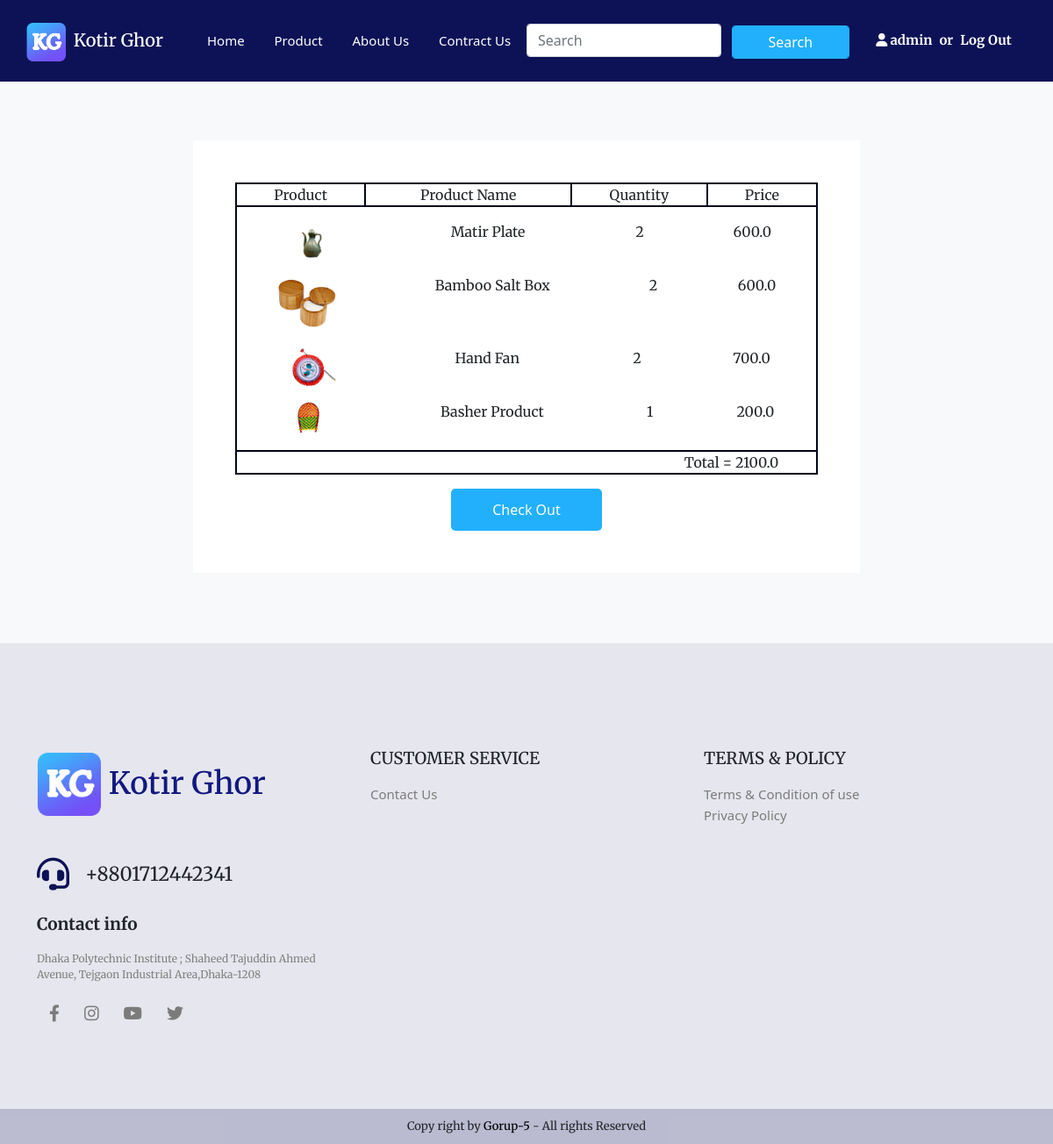
The app's page /payment (signed in) with its own data.
### kotirghorapp/models.py (models this page shows, shortened)
class OrderItem(models.Model):
    item = models.ForeignKey(Item, on_delete=models.CASCADE)
    user = models.ForeignKey(User, on_delete=models.CASCADE)
    quantity = models.IntegerField(default=1)
    ordered = models.BooleanField(default=False)
    def get_total_price(self) -> int:
        return self.quantity*self.item.price

class Item(models.Model):
    title = models.CharField(max_length=50)
    image_path = models.CharField(max_length=70)
    category = models.CharField(choices=CATEGORY_CHOICES, max_length=2)
    discription = models.CharField(max_length=150)
    price = models.FloatField()

### kotirghorapp/views.py (the view, shortened to what this page needs)
# urls.py: path("payment", views.payment, name="payment"),
@login_required(login_url="./login")
def payment(request):
    user_l = Order.objects.filter(user=request.user)
    if user_l.exists():
        u = user_l[0]
        cartlist = list(u.items.filter(ordered=False))
        total_price = 0
        for item in cartlist:
            total_price += item.get_total_price()
        return render(request,"payment.html", context={"usercartlist":cartlist,"totalprice":total_price})
    else:
        return render(request, "payment.html")

### templates/payment.html (shortened to what this page needs)
{% load static %}
<!DOCTYPE html>
<html lang="en">
<head>
    <link rel="stylesheet" href="{% static 'bootstrap.min.css' %}">
    <link rel="stylesheet" href="https://cdnjs.cloudflare.com/ajax/libs/font-awesome/6.0.0-beta2/css/all.min.css">
    <link href="https://cdn.jsdelivr.net/npm/bootstrap@5.1.3/dist/css/bootstrap.min.css" rel="stylesheet"
>
    <link rel="stylesheet" href="{% static 'stylee.css' %}">
</head>
<body>
    <header class="header header-spatial">
        <div class="header-home ">
            <div class="container">
                <div class="row">
                    <div class="col-md-6">
                        <div class="row header-left">
                            <div class="col-md-4 p-0 ">
                                <div class="logo d-flex">
                                    <a href="./">
                                        <img src="{% static 'img/logo.png' %}" alt="">
                                        <h6>Kotir Ghor</h6>
                                    </a>
                                </div>
                            </div>
                            <div class="col-md-8 p-0">
                                <div class="manu">
                                    <a href=".">Home</a>
                                    <a href="./product">Product</a>
                                    <a href="./about">About Us</a>
                                    <a href="./contact">Contract Us</a>
                                </div>
                            </div>
                        </div>
                    </div>
                    <div class="col-md-4 d-flex justify-content-end">
                        <div class="navbar p-0 navbar-light">
                            <form action="#">
                                <div class="row p-0">
                                    <div class="col-md-7 p-0">
                                        <input class="form-control me-2" type="search" placeholder="Search"
                                            aria-label="Search">
                                    </div>
                                    <div class="col-md-5">
                                        <button class="search-button bg form-control" type="submit">Search</button>
                                    </div>
                                </div>
                            </form>
                        </div>
                    </div>
                    <div class="col-md-2">
                        <div class="sing-in">
                            <ul class="sing-in">
                                {% if user.is_authenticated %}
                                <li><i class="fa-solid fa-user"></i></li>
                                <li>{{ user.username }}</li>
                                <li>or</li>
                                <li><a href="./logout">Log Out</a></li>
                                {% else %}
                                <li><i class="fa-solid fa-user"></i></li>
                                <li><a href="./register">Register</a></li>
                                <li>or</li>
                                <li><a href="./login">Login</a></li>
                                {% endif %}
                            </ul>
                        </div>
                    </div>
                </div>
            </div>
        </div>
        <div class="quantity-section bg-light">
            <div class="container">
                <div class="row">
                    <div class="col-lg-2"></div>
                    <div class="col-lg-8 bg-white p-5">
                        <div class="quantity-table">
                            <ul class="quantity-table-items-header">
                                <li>Product</li>
                                <li>Product Name</li>
                                <li>Quantity</li>
                                <li>Price</li>
                            </ul>
                            {% for citem in usercartlist %}
                            <ul class="quantity-table-items">
                                <li><img src="{{ citem.item.image_path }}" alt=""></li>
                                <li>{{ citem.item.title }}</li>
                                <li>{{ citem.quantity }}</li>
                                <li >{{ citem.get_total_price }}</li>
                            </ul>
                            {% endfor %}
                            <ul class="quantity-table-items-footar">
                                <li>Total = {{ totalprice }}</li>
                            </ul>
                        </div>
                        <div class="row ">
                            <button class="check-out submit w-25 m-auto mt-3 primary-btn" data-bs-toggle="modal" data-bs-target="#exampleModal">
                                Check Out
                            </button>
                        </div>
                    </div>
                    <div class="col-lg-2 "></div>
                </div>
            </div>
        </div>
    </header>
    <div class="footer">
        <div class="footer-top padding">
            <div class="container">
                <div class="row">
                    <div class="col-md-4">
                        <div class="footer-logo">
                            <a href="./" class="">
                                <img src="{% static 'img/logo.png' %}" alt="">
                                <h6>Kotir Ghor</h6>
                            </a>
                        </div>
                        <div class="phone d-flex">
                            <span class="left hover"><i class="fa-solid fa-headset"></i></span>
                            <p class="right">+8801712442341</p>
                        </div>
                        <div class="contract-info">
                            <h4>Contact info</h4>
                            <span>Dhaka Polytechnic Institute ; Shaheed Tajuddin Ahmed Avenue, Tejgaon Industrial
                                Area,Dhaka-1208</span>
                            <div class="contact-info-social d-flex">
                                <a href="#">
                                    <i class="fa-brands fa-facebook-f"></i>
                                </a>
                                <a href="#">
                                    <i class="fa-brands fa-instagram"></i>
                                </a>
                                <a href="#">
                                    <i class="fa-brands fa-youtube"></i>
                                </a>
                                <a href="#">
                                    <i class="fa-brands fa-twitter"></i>
                                </a>
                            </div>
                        </div>
                    </div>
                    <div class="col-md-4">
                        <h4>CUSTOMER SERVICE</h4>
                        <a href="./contact.html">Contact Us</a>
                    </div>
                    <div class="col-md-4">
                        <h4>TERMS & POLICY</h4>
                        <a href="./Terms & Condition.html">Terms & Condition of use</a>
                        <a href="./product.html">Privacy Policy</a>
                    </div>
                </div>
            </div>
        </div>
        <div class="footer-bottom">
            <div class="container">
                <div class="row">
                    <div class="col-md-2"></div>
                    <div class="col-md-8 text-center">
                        <p>Copy right by <a href="#">Gorup-5</a> - All rights Reserved</p>
                    </div>
                    <div class="col-md-2">
                    </div>
                </div>
            </div>
        </div>
    </div>
</body>
</html>

### static/stylee.css (style rules this page uses)
h1, h2, h3, h4, h5, h6, p, span, li { font-family: 'Merriweather', serif; margin: 0; padding: 0; }
ul { list-style: decimal; position: relative; left: 2%; }
body { scroll-behavior: smooth; }
img { width: 100%; }
.bg { background-color: rgb(240, 239, 239); }
.padding { padding: 15vh 0vh 12vh 0vh; }
a { text-decoration: none; }
.bg { background-color: #22b0fc; }
.hover { color: rgb(13, 18, 86); }
.primary-btn { color: white; text-align: center; background-color: #22b0fc; display: inline-block; padding: 12px 18px; border-radius: 5px; transition: ease-in-out .4s; border: none; }
.logo { display: flex; }
.header { overflow: hidden; z-index: 9; position: relative; padding: 0px 0px 70vh 0px; overflow: hidden; }
.header::before { content: ""; position: absolute; bottom: 0; left: 0; background-image: url(./img/ancient-g043cbb5cc1_1920.jpg); background-attachment: fixed; background-position: center center; width: 100%; height: 100%; z-index: -9; }
.header::after { content: ""; position: absolute; bottom: 0; left: 0; width: 100%; height: 100%; background-color: rgba(13, 18, 86, 0.4); z-index: -1; }
.header-home { position: fixed; z-index: 999; width: 100%; height: auto; background-color: #0d1256; padding: 22px 0px; }
.header-left .logo a { color: white; align-items: center; margin-top: 2%; }
.logo a img { height: 44px; width: auto; margin-top: 5px; margin-right: 5px; }
.header-left .logo a h6 { display: inline-block; font-size: 28px; position: relative; top: 9%; }
.header-left .manu { display: flex; padding-top: 3%; position: relative; left: 3px; }
.header-left .manu a { color: white; font-size: 15px; padding: 2px 13px; display: inline-block; transition: .4s; cursor: pointer; font-weight: 500; text-align: left; flex-grow: 1; }
.search-button { color: white; border: 1px solid #22b0fc; transition: .4s; border-radius: 4px; padding: 6px 26px; position: relative; top: 2px; }
.sing-in { display: flex; color: white; font-size: 15px; font-weight: 700; list-style: none; padding: 0; margin: 0; flex-wrap: nowrap; }
.sing-in li { padding: 13px 3px; }
.sing-in li:nth-child(2) { flex-grow: 2; padding-left: 0; }
.sing-in li:nth-child(3) { padding: 13px 5px; }
.sing-in li:nth-child(4) { padding-right: 0; }
.sing-in li a { color: white; text-decoration: none; margin: 12px 0px; transition: .4s; color: white; flex-grow: 2; }
.footer { background-color: rgba(13, 18, 86, 0.1); }
.footer-logo { margin-bottom: 5vh; }
.footer-logo a img { height: 9vh; width: auto; margin-top: 5px; margin-right: 5px; }
.footer-logo a h6 { font-size: 35px; display: inline-block; position: relative; top: 10px; color: rgb(18, 25, 127); }
.footer-top .phone span { font-size: 37px; margin-right: 18px; }
.footer-top .phone p { font-size: 22px; position: relative; top: 10px; font-weight: 400; }
.contract-info h4 { font-size: 17px; margin-top: 17px; margin-bottom: 4px; font-weight: 700; }
.contract-info span { font-size: 12px; display: inline-block; color: gray; margin-bottom: 25px; }
.contract-info a i { font-size: 19px; display: inline-block; margin: 0px 14px; transition: ease-in-out .4s; }
.footer-top h4 { font-size: 19px; margin-bottom: 19px; }
.footer-top a { color: rgb(124, 123, 123); display: block; font-size: 15px; margin-bottom: 1px; }
.footer-bottom { background-color: rgb(13, 18, 86, .2); text-align: center; }
.footer-bottom p { font-size: 13px; padding: 10px 0px; }
.footer-bottom a { color: black; font-weight: 500; }
.quantity-section { padding: 20vh 0vh 10vh 0vh; }
.quantity-table { border: 2px solid rgb(2 4 26); text-align: center; }
.quantity-table ul { list-style: none; display: flex; left: 0% !important; padding-left: 0%; }
.quantity-table-items-header li { border-bottom: 2px solid rgb(2 4 26); border-right: 2px solid rgb(2 4 26); }
.quantity-table-items-header li:nth-child(4) { border-right: none; }
.quantity-table ul li { flex-grow: 2; padding: 0px 3px; }
.quantity-table-items li img { width: 67px; height: auto; }
.quantity-table ul li:nth-child(2) { flex-grow: 3; }
.quantity-table-items-footar { border-top: 2px solid rgb(2 4 26); margin-bottom: 0; text-align: right; padding-right: 6%; }
.header-spatial { width: 100%; height: auto; padding: 0; }
.header-spatial a img { margin-top: 0px; }
.header-spatial .logo a h6 { font-size: 20px; top: 1%; }

### records on screen
OrderItem: item.image_path (picture), item "Matir Plate", quantity "2", get_total_price "600.0"
OrderItem: item.image_path (picture), item "Bamboo Salt Box", quantity "2", get_total_price "600.0"
OrderItem: item.image_path (picture), item "Hand Fan", quantity "2", get_total_price "700.0"
OrderItem: item.image_path (picture), item "Basher Product", quantity "1", get_total_price "200.0"

### other values on screen
{{ user.username }} "admin"
{{ totalprice }} "2100.0"
